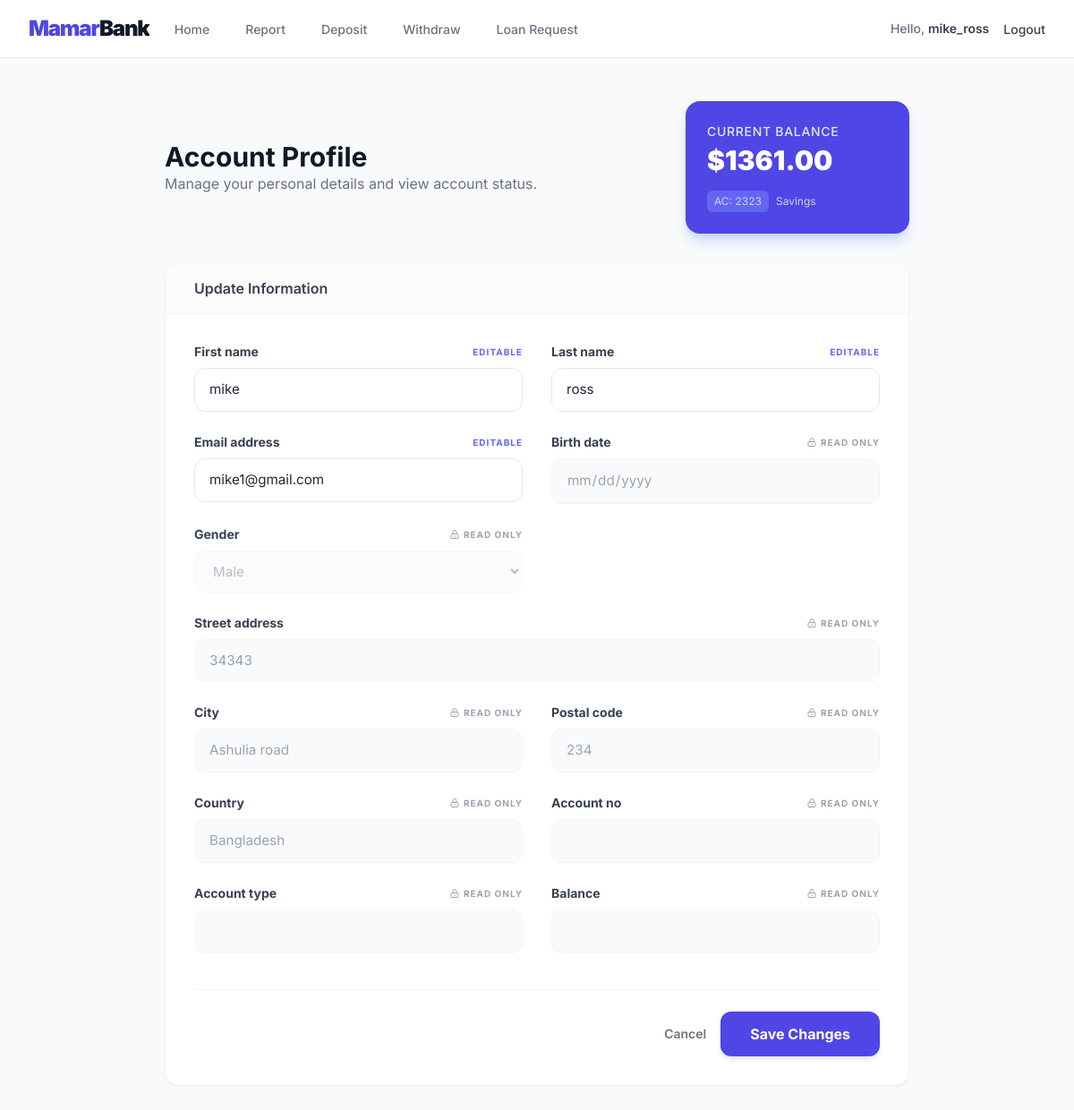
Page /accounts/profile/ (signed in) on the committed database.
### accounts/models.py (models this page shows, shortened)
class UserBankAccount(models.Model):
    user = models.OneToOneField(
        User,
        related_name='account',
        on_delete=models.CASCADE
    )
    account_type = models.CharField(max_length=10, choices=ACCOUNT_TYPE_CHOICES)
    account_no = models.PositiveIntegerField(unique=True)
    birth_date = models.DateField()
    gender = models.CharField(max_length=10, choices=GENDER_CHOICES)
    initial_deposit_date = models.DateField(auto_now_add=True)
    balance = models.DecimalField(default=0, max_digits=12, decimal_places=2)

class UserAddress(models.Model):
    user = models.OneToOneField(
        User,
        related_name='user_address',
        on_delete=models.CASCADE
    )
    street_address = models.CharField(max_length=255)
    city = models.CharField(max_length=100)
    postal_code = models.CharField(max_length=20)
    country = models.CharField(max_length=100)

### accounts/views.py (the view, shortened to what this page needs)
# urls.py: path('profile/', UserProfileUpdateView.as_view(), name='profile'),
class UserProfileUpdateView(LoginRequiredMixin, SuccessMessageMixin, UpdateView):
    model = User
    form_class = UserUpdateForm
    template_name = 'accounts/profile.html'
    success_url = reverse_lazy('profile')
    success_message = "Your profile has been updated successfully."
    def get_object(self):
        return self.request.user
    def get_context_data(self, **kwargs):
        context = super().get_context_data(**kwargs)
        context['title'] = 'Profile Settings'
        return context

### accounts/templates/accounts/profile.html (shortened to what this page needs)
{% extends 'base.html' %}
{% block content %}
<div class="min-h-screen bg-gray-50 py-12">
    <div class="max-w-4xl mx-auto px-4 sm:px-6 lg:px-8">
        <div class="mb-8 flex flex-col md:flex-row md:items-center md:justify-between gap-4">
            <div>
                <h1 class="text-3xl font-bold text-gray-900">Account Profile</h1>
                <p class="text-gray-500">Manage your personal details and view account status.</p>
            </div>
            <div class="bg-indigo-600 rounded-2xl p-6 text-white shadow-lg shadow-indigo-200 min-w-[250px]">
                <p class="text-indigo-100 text-sm font-medium uppercase tracking-wider">Current Balance</p>
                <h2 class="text-3xl font-black mt-1">${{ user.account.balance }}</h2>
                <div class="mt-4 flex items-center text-xs text-indigo-200">
                    <span class="bg-indigo-500 px-2 py-1 rounded-md mr-2">AC: {{ user.account.account_no }}</span>
                    <span>{{ user.account.account_type }}</span>
                </div>
            </div>
        </div>
        <div class="bg-white shadow-sm rounded-2xl border border-gray-100 overflow-hidden">
            <div class="border-b border-gray-100 bg-gray-50/50 px-8 py-4">
                <h3 class="font-semibold text-gray-700">Update Information</h3>
            </div>
            <form method="post" class="p-8">
                <div class="grid grid-cols-1 md:grid-cols-2 gap-x-8 gap-y-6">
                    {% for field in form %}
                    <div class="{% if field.name == 'street_address' %}md:col-span-2{% endif %}">
                        <label class="block text-sm font-bold text-gray-700 mb-2 flex justify-between">
                            {{ field.label }}
                            {% if field.field.disabled %}
                            <span class="text-[10px] uppercase text-gray-400 flex items-center tracking-widest">
                                <svg class="w-3 h-3 mr-1" fill="none" stroke="currentColor" viewBox="0 0 24 24"><path stroke-linecap="round" stroke-linejoin="round" stroke-width="2" d="M12 15v2m-6 4h12a2 2 0 002-2v-6a2 2 0 00-2-2H6a2 2 0 00-2 2v6a2 2 0 002 2zm10-10V7a4 4 0 00-8 0v4h8z"></path></svg>
                                Read only
                            </span>
                            {% else %}
                            <span class="text-[10px] uppercase text-indigo-500 tracking-widest">Editable</span>
                            {% endif %}
                        </label>
                        <div class="relative">
                            {{ field }}
                        </div>
                    </div>
                    {% endfor %}
                </div>
                <div class="mt-10 pt-6 border-t border-gray-100 flex items-center justify-end gap-4">
                    <a href="{% url 'home' %}" class="text-sm font-semibold text-gray-500 hover:text-gray-700">Cancel</a>
                    <button type="submit" class="inline-flex items-center justify-center px-8 py-3 border border-transparent text-base font-bold rounded-xl text-white bg-indigo-600 hover:bg-indigo-700 focus:outline-none focus:ring-2 focus:ring-offset-2 focus:ring-indigo-500 transition-all shadow-md active:scale-95">
                        Save Changes
                    </button>
                </div>
            </form>
        </div>
    </div>
</div>
{% endblock %}

### core/templates/base.html (shortened to what this page needs)
<!DOCTYPE html>
<html lang="en">
<head>
    <script src="https://cdn.tailwindcss.com"></script>
</head>
<body class="bg-gray-50 text-gray-900 flex flex-col min-h-screen">
    <nav class="bg-white border-b border-gray-200 sticky top-0 z-50">
        <div class="max-w-7xl mx-auto px-4 sm:px-6 lg:px-8">
            <div class="flex h-16 items-center justify-between gap-3">
                <div class="flex min-w-0 flex-1 items-center gap-3 sm:gap-6">
                    <a href="/" class="flex-shrink-0 flex items-center min-w-0">
                        <span class="text-xl sm:text-2xl font-black text-indigo-600 tracking-tighter truncate">Mamar<span class="text-gray-900">Bank</span></span>
                    </a>
                    <div class="hidden sm:flex sm:items-center sm:space-x-6 lg:space-x-8">
                        <a href="{% url 'home' %}" class="border-transparent text-gray-500 hover:text-indigo-600 inline-flex items-center px-1 pt-1 border-b-2 text-sm font-medium transition duration-150">Home</a>
                        {% if user.is_authenticated %}
                            <a href="{% url 'transaction_report' %}" class="border-transparent text-gray-500 hover:text-indigo-600 inline-flex items-center px-1 pt-1 border-b-2 text-sm font-medium transition duration-150">Report</a>
                            <a href="{% url 'deposit_money' %}" class="border-transparent text-gray-500 hover:text-indigo-600 inline-flex items-center px-1 pt-1 border-b-2 text-sm font-medium transition duration-150">Deposit</a>
                            <a href="{% url 'withdraw_money' %}" class="border-transparent text-gray-500 hover:text-indigo-600 inline-flex items-center px-1 pt-1 border-b-2 text-sm font-medium transition duration-150">Withdraw</a>
                            <a href="{% url 'loan_request' %}" class="border-transparent text-gray-500 hover:text-indigo-600 inline-flex items-center px-1 pt-1 border-b-2 text-sm font-medium transition duration-150">Loan Request</a>
                        {% endif %}
                    </div>
                </div>
                <div class="flex shrink-0 items-center gap-2 sm:gap-4">
                    {% if user.is_authenticated %}
                        <a href="{% url 'profile' %}" class="text-xs sm:text-sm font-medium text-gray-700 hover:text-indigo-600 whitespace-nowrap"><span class="max-w-[5rem] truncate text-xs text-gray-600 sm:max-w-none sm:text-sm sm:text-gray-500"><span class="hidden sm:inline">Hello, </span><strong class="font-semibold text-gray-700">{{ user.username }}</strong></span></a>
                        <form method="post" action="{% url 'logout' %}" class="hidden sm:block">
                            <button type="submit" class="text-sm font-medium text-gray-700 hover:text-red-600">Logout</button>
                        </form>
                    {% endif %}
                </div>
            </div>
        </div>
    </nav>
    <main class="flex-grow w-full min-w-0">
        {% block content %}
        {% endblock %}
    </main>
</body>
</html>

### core/templates/base.html (style rules this page uses)
body { font-family: 'Inter', sans-serif; }

### accounts/templates/accounts/profile.html (style rules this page uses)
input, select, textarea { width: 100%; padding: 0.75rem 1rem; border: 1.5px solid #e5e7eb; border-radius: 0.75rem; background-color: #fff; color: #1f2937; font-size: 0.95rem; transition: all 0.2s ease; }
input:disabled, select:disabled, textarea:disabled, input[readonly], textarea[readonly] { background-color: #f9fafb; border-color: #f3f4f6; color: #9ca3af; cursor: not-allowed; pointer-events: none; }

### rows in the picture
UserAddress: form "34343" "Ashulia road" "234" "Bangladesh"

### other values in the picture
{{ user.username }} "mike_ross"
{{ user.account.balance }} "1361.00"
{{ user.account.account_no }} "2323"
{{ user.account.account_type }} "Savings"
{{ field.label }} "First name" "Last name" "Email address" "Birth date" "Gender" "Street address" "City" "Postal code" "Country" "Account no" "Account type" "Balance"
